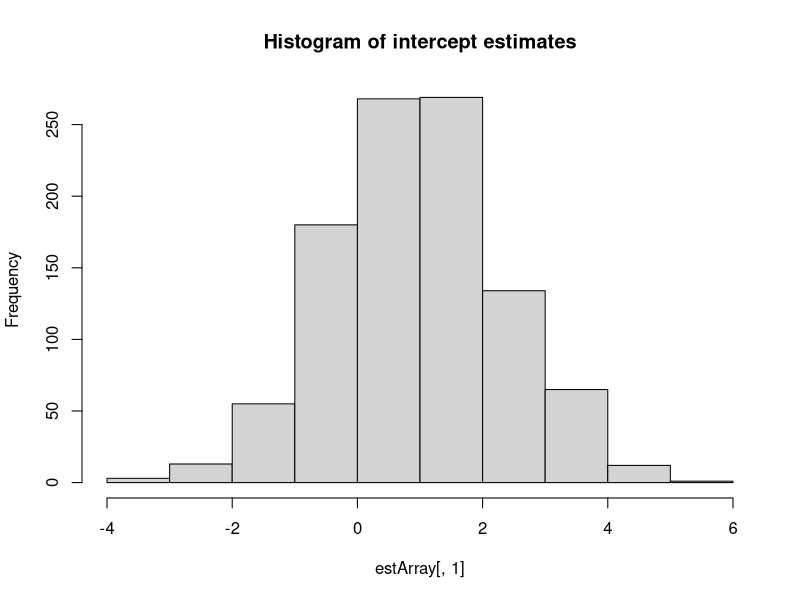
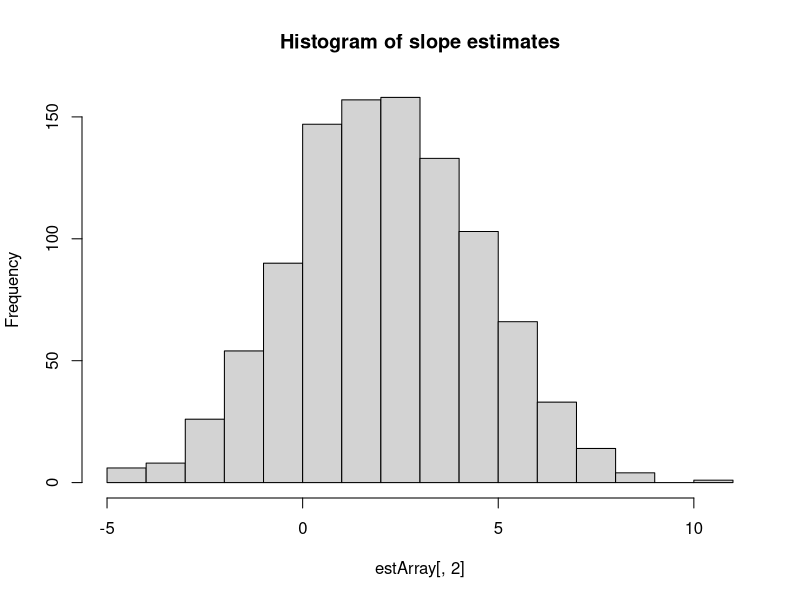

Source code (R) for these figures, in order:
## ---- chunk 1
knitr::opts_chunk$set(echo = TRUE)
## ---- chunk 2
set.seed(1234)
## ---- chunk 3
n <- 1000
x <- runif(n)
y <- 1+2*x+rnorm(n,mean=0,sd=3)
## ---- chunk 4
set.seed(1234)
## ---- chunk 5
#specify number of simulations to perform
nSim <- 1000
#specify sample size of each simulation
n <- 20

#set up an array to store parameter estimates
estArray <- array(0, dim=c(nSim,2))

for (i in 1:nSim) {
  #simulate a normally distributed covariate x
  x <- runif(n)
  #simulate outcome y
  y <- 1 + 2*x + rnorm(n, mean=0, sd=3)
  
  #analyse simulated data by linear regression
  fitmod <- lm(y~x)
  #store estimated coefficients in estArray
  estArray[i,] <- coefficients(fitmod)
}
## ---- chunk 6
colMeans(estArray)
## ---- chunk 7
hist(estArray[,1], main='Histogram of intercept estimates')
hist(estArray[,2], main='Histogram of slope estimates')
## ---- chunk 8
sd(estArray[,2])/sqrt(nSim)
## ---- chunk 9
c(mean(estArray[,2]) - 1.96*sd(estArray[,2])/sqrt(nSim), mean(estArray[,2]) + 1.96*sd(estArray[,2])/sqrt(nSim))
## ---- chunk 10
set.seed(1234)
nSim <- 10000
#set up an array to store parameter estimates
estArray <- array(0, dim=c(nSim,2))

for (i in 1:nSim) {
  #simulate a normally distributed covariate x
  x <- rnorm(n=n)
  #simulate outcome y
  y <- 1 + 2*x + rnorm(n, mean=0, sd=3)
  
  #analyse simulated data by linear regression
  fitmod <- lm(y~x)
  #store estimated coefficients in estArray
  estArray[i,] <- coefficients(fitmod)
}

c(mean(estArray[,2]) - 1.96*sd(estArray[,2])/sqrt(nSim), mean(estArray[,2]) + 1.96*sd(estArray[,2])/sqrt(nSim))
## ---- chunk 11
confint(fitmod)
## ---- chunk 12
str(confint(fitmod))
## ---- chunk 13
c(confint(fitmod)[2,1], confint(fitmod)[2,2])
## ---- chunk 14
set.seed(1234)
nSim <- 10000
#set up an array to store parameter estimates
estArray <- array(0, dim=c(nSim,2))
ciArray <- array(0, dim=c(nSim,2))

for (i in 1:nSim) {
  #simulate a normally distributed covariate x
  x <- rnorm(n=n)
  #simulate outcome y
  y <- 1 + 2*x + rnorm(n, mean=0, sd=3)
  
  #analyse simulated data by linear regression
  fitmod <- lm(y~x)
  #store estimated coefficients in estArray
  estArray[i,] <- coefficients(fitmod)
  #store CI limits
  ciArray[i,] <- c(confint(fitmod)[2,1], confint(fitmod)[2,2])
}
## ---- chunk 15
mean((ciArray[,1]<2) & (ciArray[,2]>2))
## ---- chunk 16
runSim <- function(nSim=1000, n, b0, b1, resSD) {
  #set up an array to store parameter estimates
  estArray <- array(0, dim=c(nSim,2))
  ciArray <- array(0, dim=c(nSim,2))
  
  for (i in 1:nSim) {
    #simulate a normally distributed covariate x
    x <- rnorm(n=n)
    #simulate outcome y
    y <- b0 + b1*x + rnorm(n, mean=0, sd=resSD)
    
    #analyse simulated data by linear regression
    fitmod <- lm(y~x)
    #store estimated coefficients in estArray
    estArray[i,] <- coefficients(fitmod)
    #store CI limits
    ciArray[i,] <- c(confint(fitmod)[2,1], confint(fitmod)[2,2])
  }
  list(estArray=estArray, ciArray=ciArray, nSim=nSim, n=n, b0=b0, b1=b1, resSD=resSD)
}
## ---- chunk 17
set.seed(1234)
results <- vector("list", 3)
results[[1]] <- runSim(n=100,b0=1,b1=1,resSD=1)
results[[2]] <- runSim(n=100,b0=1,b1=1,resSD=10)
results[[3]] <- runSim(n=100,b0=1,b1=1,resSD=100)
## ---- chunk 18
resultsTable <- array(0, dim=c(3,3))
for (i in 1:3) {
  #mean of estimates
  resultsTable[i,1] <- mean(results[[i]]$estArray[,2])
  #sd of estimates
  resultsTable[i,2] <- sd(results[[i]]$estArray[,2])
  #CI coverage
  resultsTable[i,3] <- 100*mean((results[[i]]$ciArray[,1]<results[[i]]$b1) & (results[[i]]$ciArray[,2]>results[[i]]$b1))
}
resultsTable
## ---- chunk 19
row.names(resultsTable) <- rep("", 3)
for (i in 1:3) {
  row.names(resultsTable)[i] <- paste("Res. SD ", results[[i]]$resSD, sep="")
}
colnames(resultsTable) <- c("Mean slope", "SD of slope", "95% CI coverage")
## ---- chunk 20
resultsTable
## ---- chunk 21
knitr::kable(resultsTable)
## ---- chunk 22
knitr::kable(resultsTable, digits=3)
